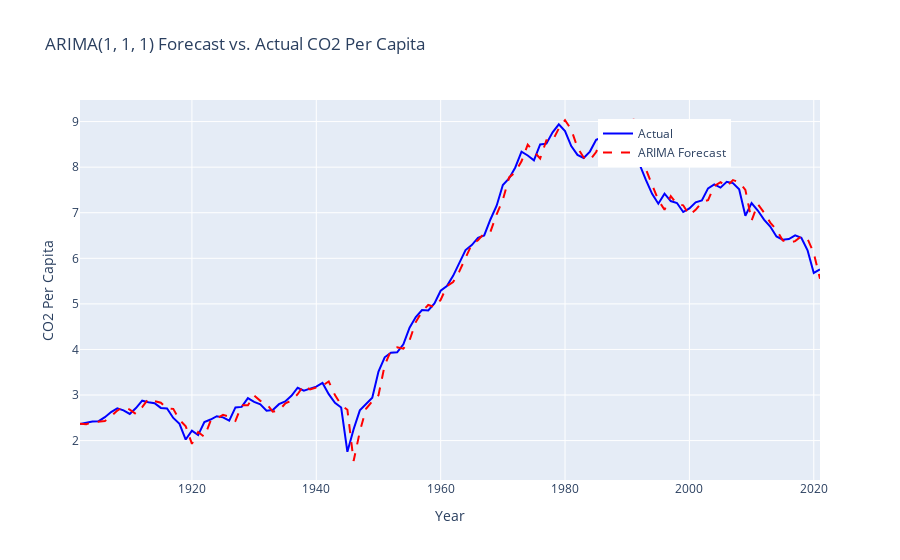

Notebook code cell kept with this figure:
### Code cell
import plotly.graph_objs as go
# Set the index of the DataFrame to the 'Year' column
df.set_index('year', inplace=True)


# Create traces for actual and ARIMA forecast values
trace_actual = go.Scatter(x=df.index[2:], y=df['co2_per_capita'].iloc[2:], mode='lines', name='Actual', line=dict(color='blue'))
trace_arima = go.Scatter(x=df.index[2:], y=df['ARIMA'].iloc[2:], mode='lines', name='ARIMA Forecast', line=dict(color='red', dash='dash'))

# Create layout
layout = go.Layout(title='ARIMA(1, 1, 1) Forecast vs. Actual CO2 Per Capita',
                   xaxis=dict(title='Year'),
                   yaxis=dict(title='CO2 Per Capita'),
                   legend=dict(x=0.7, y=0.95))

# Combine traces and layout
fig = go.Figure(data=[trace_actual, trace_arima], layout=layout)

# Show plot
fig.show()
